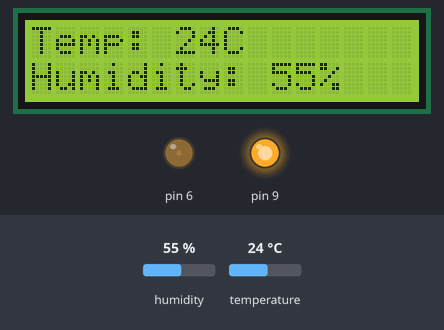
This sketch was run on a simulated Arduino Uno, built with avr-gcc and run on an emulated ATmega328P. Parts: 16×2 character LCD, output pins drawn as LEDs (lit = HIGH). Wiring (inferred from the names in the program): DHT11 sensor: data pin 8. The test bench sets the inputs (shaded band); at power-on: humidity 55 %, temperature 24 °C.

Above: at 1.2 s.
1.3 s: humidity set to 22 %
At 3.8 s:
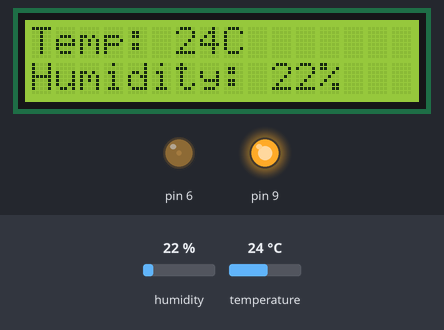
4.2 s: temperature set to 12 °C
At 5.5 s:
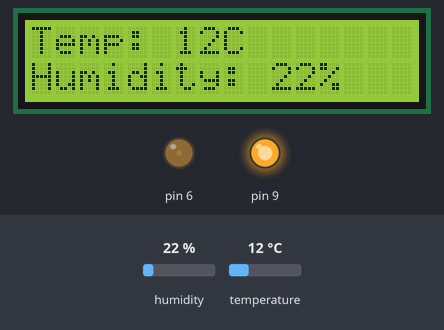
7.1 s: humidity set to 40 %
At 9.0 s:
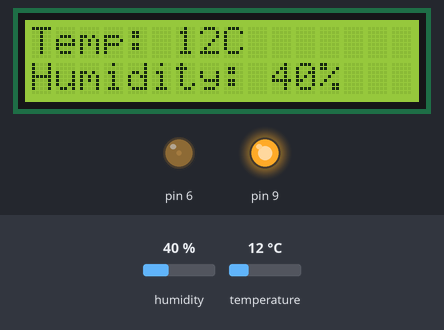
10.2 s: temperature set to 19 °C
At 12.0 s:
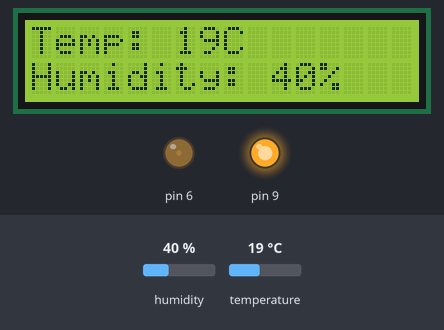
Timing chart, 0 to 13.5 s (numbered marks = the images above; inputs shaded):
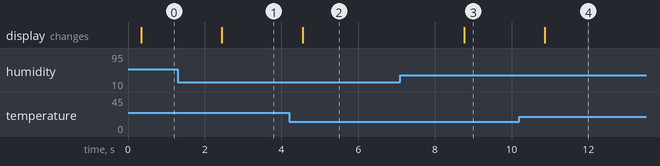

The sketch:

DHT11andLCD.ino
```cpp
// DHT code from:
// Example testing sketch for various DHT humidity/temperature sensors
// Written by ladyada, public domain
#include "LiquidCrystal.h"
#include "DHT.h"

#define DHTPIN 8     // what pin we're connected to

// Uncomment whatever type you're using!
#define DHTTYPE DHT11   // DHT 11
// #define DHTTYPE DHT22   // DHT 22  (AM2302)
//#define DHTTYPE DHT21   // DHT 21 (AM2301)
DHT dht(DHTPIN, DHTTYPE);

// LCD
// LCD RS=3, EN=4, DS4=5, DS5=6, DS6=7, DS7=8

LiquidCrystal lcd(12, 11, 5, 4, 3, 2);


void setup() {
  Serial.begin(9600);
  // set up the LCD's number of columns and rows:
  analogWrite(9,7000);  //brightness
  analogWrite(6,20);  //contrast
  lcd.begin(16,2);
  dht.begin();
}

void loop() {

  // Reading temperature or humidity takes about 250 milliseconds!
  // Sensor readings may also be up to 2 seconds 'old' (its a very slow sensor)
  int h = dht.readHumidity();
  int t = dht.readTemperature();

    // set the cursor to (0,0):
  lcd.setCursor(0, 0);
  // print from 0 to 9:

   lcd.print("Temp: ");
   lcd.print(t);
   lcd.print("C");
  // set the cursor to (16,1):
  lcd.setCursor(0,1);
  lcd.print("Humidity: ");
  lcd.print(h);
  lcd.print("%");
    delay(200);
}
```

Measured:
- after the input at 1.3 s, the display: changes after 1.1 s (image 1)
- after the input at 4.2 s, the display: changes after 0.35 s (image 2)
- after the input at 7.1 s, the display: changes after 1.7 s (image 3)
- after the input at 10.2 s, the display: changes after 0.66 s (image 4)
